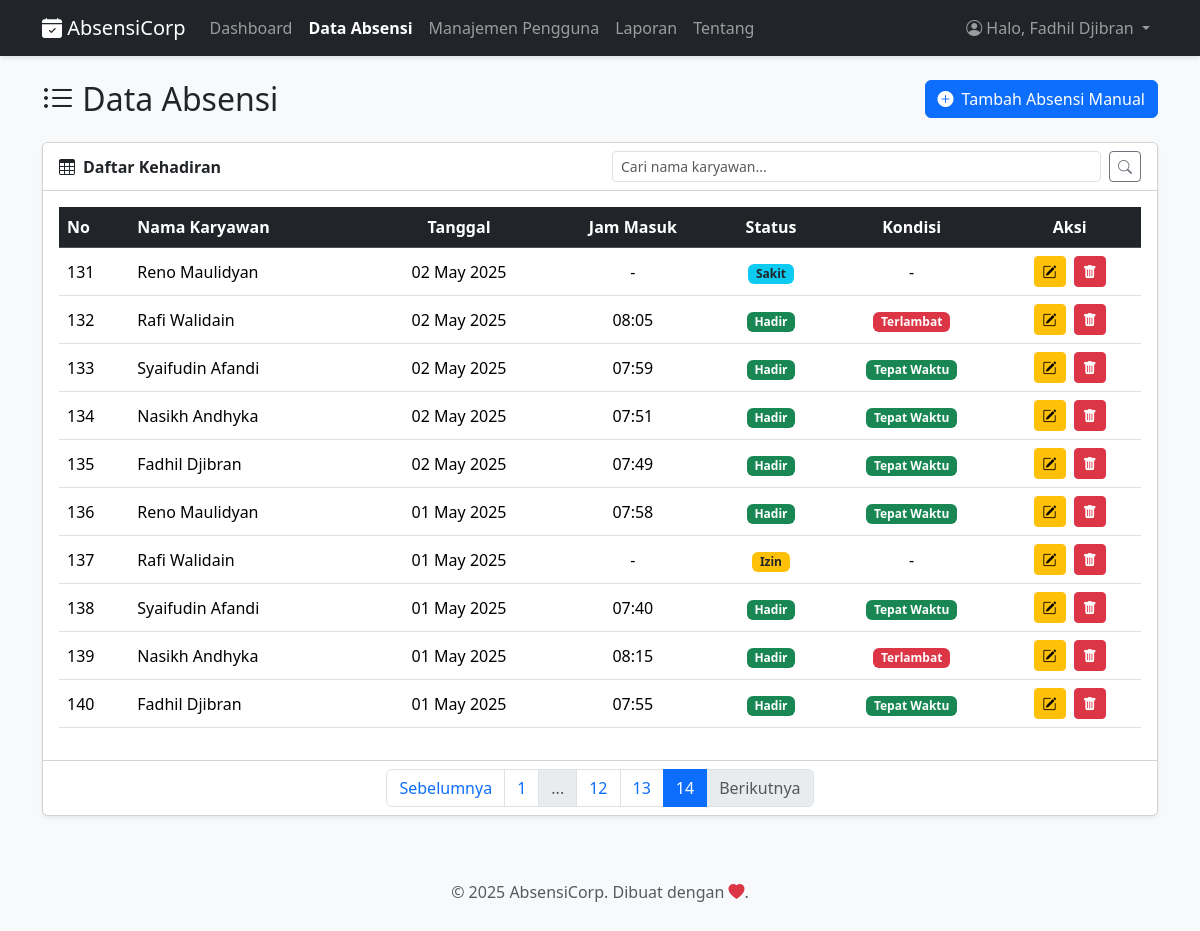
/halaman/absensi.php?&halaman=14 (signed in), run on the app's committed database.
### tables this page shows
CREATE TABLE `absensi` (
  `id` int(11) NOT NULL,
  `user_id` int(11) NOT NULL,
  `nama` varchar(100) NOT NULL,
  `tanggal` date NOT NULL,
  `jam_masuk` time DEFAULT NULL,
  `status` enum('Hadir','Izin','Sakit','Alpha') NOT NULL,
  `kondisi_masuk` enum('Tepat Waktu','Terlambat') DEFAULT NULL,
  `bukti_file` varchar(255) DEFAULT NULL
);

CREATE TABLE `users` (
  `id` int(11) NOT NULL,
  `username` varchar(50) NOT NULL,
  `password` varchar(255) NOT NULL,
  `role` varchar(255) NOT NULL DEFAULT 'karyawan'
);

### fungsi/proses_absensi.php (called while the page is built, shortened)
<?php
require_once '../config/config.php';
$page_title = "Data Absensi";
$batas = 10;
$halaman = isset($_GET['halaman']) && is_numeric($_GET['halaman']) ? (int)$_GET['halaman'] : 1;
$mulai = ($halaman > 0) ? (($halaman - 1) * $batas) : 0;
$cari = isset($_GET['cari']) ? trim($_GET['cari']) : '';
$params = [];
$types = '';
$where_clause = '';
$sql_data = "SELECT absensi.id, absensi.user_id, absensi.nama, absensi.tanggal, absensi.jam_masuk, absensi.status, absensi.kondisi_masuk, users.username
             FROM absensi
             LEFT JOIN users ON absensi.user_id = users.id"
            . $where_clause . " ORDER BY absensi.tanggal DESC, absensi.id DESC LIMIT ?, ?";
$params_for_data_query = $params;
$params_for_data_query[] = $mulai;
$params_for_data_query[] = $batas;
$types_for_data_query = $types . 'ii';
$stmt = $conn->prepare($sql_data);
if ($stmt) {
    if (!empty($types_for_data_query)) {
        $bind_args = array_merge([$types_for_data_query], $params_for_data_query);
        $refs = [];
        foreach ($bind_args as $key => $value) {
            $refs[$key] = &$bind_args[$key];
        }
        call_user_func_array([$stmt, 'bind_param'], $refs);
    }
    $stmt->execute();
    $result = $stmt->get_result();
} else {
    error_log("Gagal mempersiapkan statement utama: " . $conn->error);
    $result = new stdClass();
    $result->num_rows = 0;
}
$sql_hitung = "SELECT COUNT(absensi.id) AS total FROM absensi LEFT JOIN users ON absensi.user_id = users.id" . $where_clause;
$stmt_hitung = $conn->prepare($sql_hitung);
if ($stmt_hitung) {
    $stmt_hitung->execute();
    $total_result = $stmt_hitung->get_result()->fetch_assoc();
    $total = $total_result['total'] ?? 0;
    $jumlahHalaman = ceil($total / $batas);
} else {
    error_log("Gagal mempersiapkan statement hitung: " . $conn->error);
}
?>

### halaman/absensi.php (the view, shortened to what this page needs)
<?php
require_once '../fungsi/proses_absensi.php';
include '../includes/header.php';
?>
<div class="d-flex justify-content-between align-items-center mb-4">
    <h2 class="m-0"><i class="bi bi-list-ul"></i> <?php echo htmlspecialchars($page_title); ?></h2>
    <?php if ($_SESSION['role'] == 'admin'): ?>
        <a href="tambah_absensi.php" class="btn btn-primary"><i class="bi bi-plus-circle-fill me-2"></i>Tambah Absensi Manual</a>
    <?php endif; ?>
</div>
<div class="card shadow-sm">
    <div class="card-header bg-white">
        <div class="row align-items-center">
            <div class="col-md-6"><strong><i class="bi bi-table me-2"></i>Daftar Kehadiran</strong></div>
            <div class="col-md-6">
                <form method="GET" action="absensi.php" class="d-flex">
                    <input type="text" name="cari" class="form-control form-control-sm me-2" placeholder="Cari nama karyawan..." value="<?= htmlspecialchars($cari) ?>">
                    <button type="submit" class="btn btn-sm btn-outline-secondary"><i class="bi bi-search"></i></button>
                </form>
            </div>
        </div>
    </div>
    <div class="card-body">
        <div class="table-responsive">
            <table class="table table-hover align-middle">
                <thead class="table-dark">
                    <tr>
                        <th>No</th>
                        <th>Nama Karyawan</th>
                        <th class="text-center">Tanggal</th>
                        <th class="text-center">Jam Masuk</th>
                        <th class="text-center">Status</th>
                        <th class="text-center">Kondisi</th>
                        <th class="text-center">Aksi</th>
                    </tr>
                </thead>
                <tbody>
                    <?php
                    $no = $mulai + 1;
                    if ($result->num_rows > 0) {
                        while ($row = $result->fetch_assoc()) {
                            $status_color = 'secondary';
                            if ($row['status'] == 'Hadir') $status_color = 'success';
                            else if ($row['status'] == 'Izin') $status_color = 'warning text-dark';
                            else if ($row['status'] == 'Sakit') $status_color = 'info text-dark';
                            else if ($row['status'] == 'Alpha') $status_color = 'danger';
                            $kondisi_badge = '-';
                            if ($row['status'] == 'Hadir' && !empty($row['kondisi_masuk'])) {
                                if ($row['kondisi_masuk'] == 'Tepat Waktu') {
                                    $kondisi_badge = "<span class='badge bg-success'>Tepat Waktu</span>";
                                } elseif ($row['kondisi_masuk'] == 'Terlambat') {
                                    $kondisi_badge = "<span class='badge bg-danger'>Terlambat</span>";
                                }
                            }
                            echo "<tr>
                                <td>{$no}</td>
                                <td>" . htmlspecialchars($row['username'] ?? $row['nama']) . "</td>
                                <td class='text-center'>" . date('d F Y', strtotime($row['tanggal'])) . "</td>
                                <td class='text-center'>" . ($row['jam_masuk'] ? date('H:i', strtotime($row['jam_masuk'])) : '-') . "</td>
                                <td class='text-center'><span class='badge bg-{$status_color}'>" . htmlspecialchars($row['status']) . "</span></td>
                                <td class='text-center'>{$kondisi_badge}</td>
                                <td class='text-center'>";
                                if ($_SESSION['role'] == 'admin') {
                                    echo "<a href='edit_absensi.php?id={$row['id']}' class='btn btn-warning btn-sm me-1' title='Edit'><i class='bi bi-pencil-square'></i></a>
                                          <button type='button' class='btn btn-danger btn-sm delete-btn' title='Hapus' data-bs-toggle='modal' data-bs-target='#deleteModal' data-id='{$row['id']}' data-nama='" . htmlspecialchars($row['username'] ?? $row['nama']) . "'>
                                              <i class='bi bi-trash-fill'></i>
                                          </button>";
                                } else { echo "-"; }
                                echo "</td>
                            </tr>";
                            $no++;
                        }
                    } else { echo "<tr><td colspan='7' class='text-center text-muted'>Tidak ada data absensi yang ditemukan.</td></tr>"; }
                    ?>
                </tbody>
            </table>
        </div>
    </div>
    <div class="card-footer bg-white">
        <?php
        if ($jumlahHalaman > 1) {
            $parameter_lainnya = [];
            $parameter_query = http_build_query($parameter_lainnya);
            $url_awal = 'absensi.php?' . $parameter_query . '&halaman=';
            echo '<nav aria-label="Navigasi Halaman"><ul class="pagination justify-content-center m-0">';
            $disabled_sebelumnya = ($halaman <= 1) ? "disabled" : "";
            $halaman_sebelumnya = $halaman - 1;
            echo "<li class='page-item {$disabled_sebelumnya}'><a class='page-link' href='{$url_awal}{$halaman_sebelumnya}'>Sebelumnya</a></li>";
            $jarak = 2;
            $mulai_loop = max(1, $halaman - $jarak);
            $selesai_loop = min($jumlahHalaman, $halaman + $jarak);
            if ($mulai_loop > 1) {
                echo "<li class='page-item'><a class='page-link' href='{$url_awal}1'>1</a></li>";
                if ($mulai_loop > 2) {
                    echo "<li class='page-item disabled'><span class='page-link'>...</span></li>";
                }
            }
            for ($i = $mulai_loop; $i <= $selesai_loop; $i++) {
                $active_class = ($i == $halaman) ? "active" : "";
                echo "<li class='page-item {$active_class}'><a class='page-link' href='{$url_awal}{$i}'>{$i}</a></li>";
            }
            $disabled_berikutnya = ($halaman >= $jumlahHalaman) ? "disabled" : "";
            $halaman_berikutnya = $halaman + 1;
            echo "<li class='page-item {$disabled_berikutnya}'><a class='page-link' href='{$url_awal}{$halaman_berikutnya}'>Berikutnya</a></li>";
            echo '</ul></nav>';
        }
        ?>
    </div>
</div>
<?php
include '../includes/footer.php';
?>

### includes/header.php (style rules this page uses)
body { background-color: #f8f9fa; }

### data on the page
absensi: user.username "Reno Maulidyan", tanggal "02 May 2025", status "Sakit", kondisi_badge "-"
absensi: user.username "Rafi Walidain", tanggal "02 May 2025", jam_masuk "08:05", status "Hadir", kondisi_masuk "Terlambat"
absensi: user.username "Syaifudin Afandi", tanggal "02 May 2025", jam_masuk "07:59", status "Hadir", kondisi_masuk "Tepat Waktu"
absensi: user.username "Nasikh Andhyka", tanggal "02 May 2025", jam_masuk "07:51", status "Hadir", kondisi_masuk "Tepat Waktu"
absensi: user.username "Fadhil Djibran", tanggal "02 May 2025", jam_masuk "07:49", status "Hadir", kondisi_masuk "Tepat Waktu"
absensi: user.username "Reno Maulidyan", tanggal "01 May 2025", jam_masuk "07:58", status "Hadir", kondisi_masuk "Tepat Waktu"
absensi: user.username "Rafi Walidain", tanggal "01 May 2025", status "Izin", kondisi_badge "-"
absensi: user.username "Syaifudin Afandi", tanggal "01 May 2025", jam_masuk "07:40", status "Hadir", kondisi_masuk "Tepat Waktu"
absensi: user.username "Nasikh Andhyka", tanggal "01 May 2025", jam_masuk "08:15", status "Hadir", kondisi_masuk "Terlambat"
absensi: user.username "Fadhil Djibran", tanggal "01 May 2025", jam_masuk "07:55", status "Hadir", kondisi_masuk "Tepat Waktu"

### other printed values
$_SESSION['username'] "Fadhil Djibran"
$page_title "Data Absensi"
